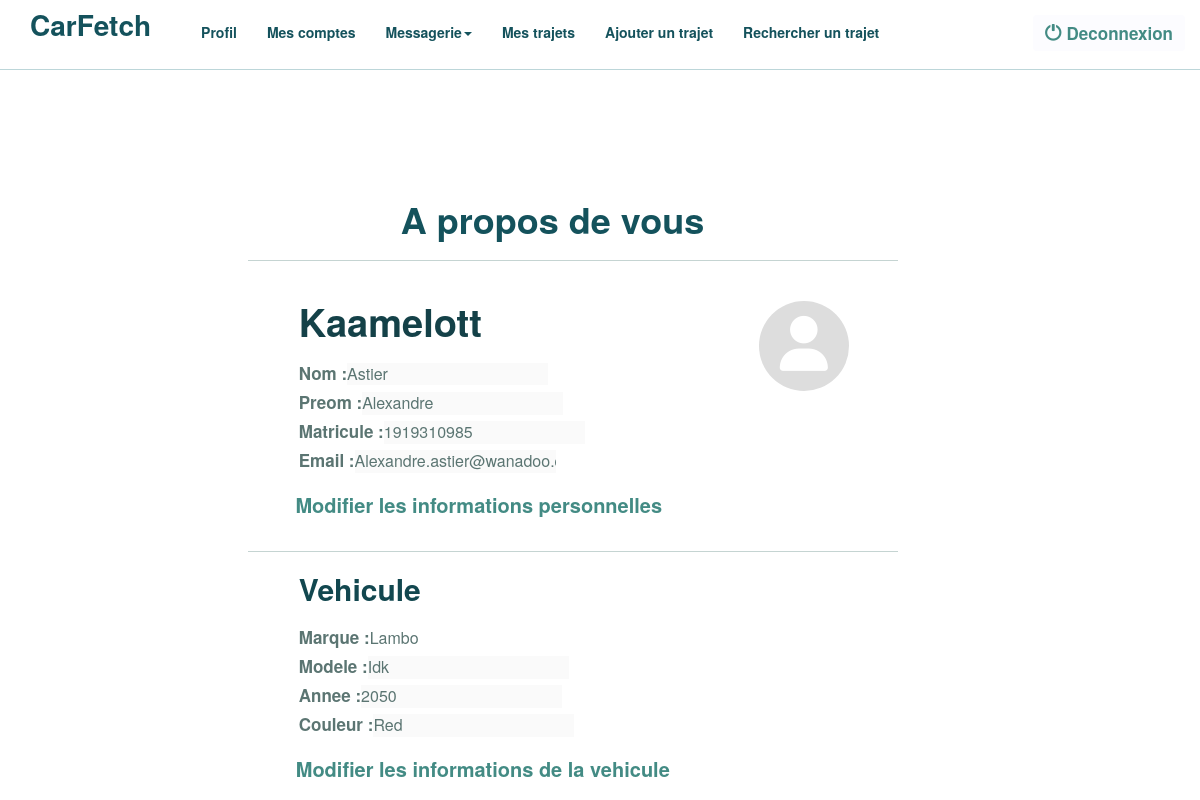
Before: /membre/profil.php (signed in) with the older database file.
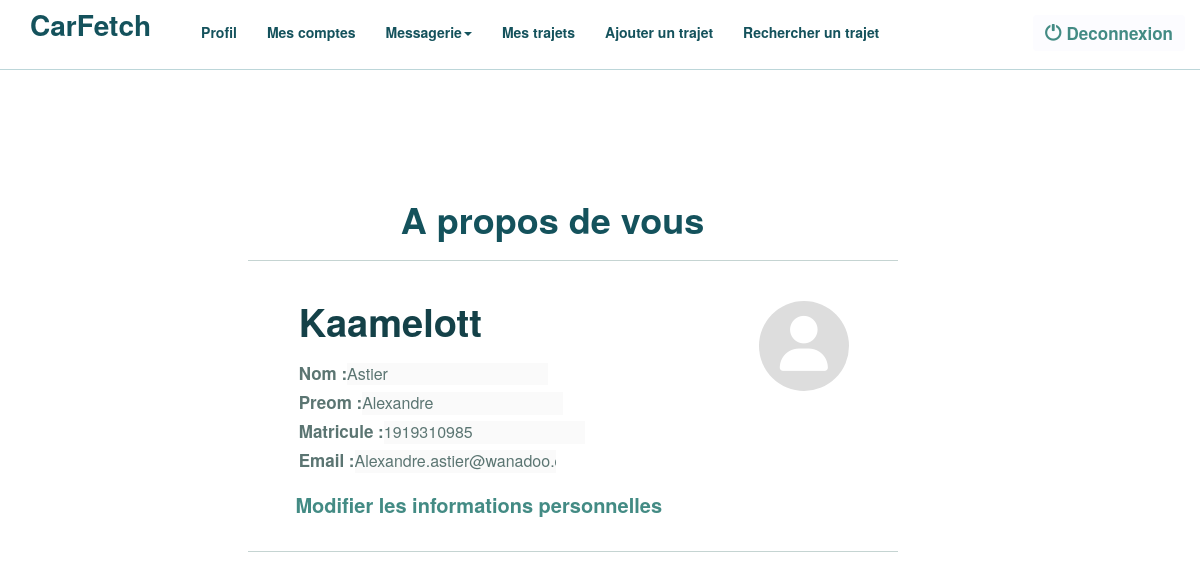
After: the same page with the newer database file.
### tables this page shows
CREATE TABLE user (
  id INTEGER NOT NULL AUTO_INCREMENT,
  password VARCHAR(100) NOT NULL,
  login VARCHAR(45) NOT NULL,
  nom VARCHAR(45) NOT NULL,
  prenom VARCHAR(45) NOT NULL,
  email VARCHAR(45) NOT NULL,
  num_tel VARCHAR(10) NOT NULL,
  matricule VARCHAR(10) NOT NULL,
  compte integer,  
  PRIMARY KEY (id));

CREATE TABLE pilote (
  pilote_user_id INTEGER primary key,
  voiture_id INTEGER NOT NULL, 
  voiture_marque VARCHAR(45) NOT NULL,
  voiture_annee INTEGER NOT NULL,
  voiture_modele VARCHAR(45) NOT NULL,
  voiture_couleur VARCHAR(45) NOT NULL,
  photo LONGTEXT NULL,
  CONSTRAINT fk_pilote_user
    FOREIGN KEY (pilote_user_id)
    REFERENCES user (id)
    ON DELETE NO ACTION 
    ON UPDATE NO ACTION);

### membre/profil.php (the view, shortened to what this page needs)
<?php
$bdd = getBdd();
require '../config/droits.php';
if (!isset($_GET["login"])) {
	$username=$_SESSION["login"];
}
else {
    $username=$_GET["login"];
}
$resultat=$bdd->query("SELECT * from user WHERE login ='".$username."'");
$donnee = $resultat->fetch();
?>
  <div class="profile_page">
    <h1>A propos de vous</h1><hr>
    <div class="name_pic_card">
      <h3><?php echo ucfirst(strtolower($donnee["login"])); ?></h3>
      <div class="userInfo">
        <form  method="post"action="update_profile.php">
            <label for="nom">Nom : </label><input type="text" name ="nom"id="nom" value=<?php echo ucfirst(strtolower($donnee["nom"])); ?>  onchange=verifnom() disabled> <br>
            <label for="prenom">Preom : </label><input type="text" name ="prenom" id="prenom" value=<?php echo ucfirst(strtolower($donnee["prenom"])); ?> onchange=verifprenom() disabled> <br>
            <label for="matricule">Matricule : </label><input type="text" name ="matricule" id="matricule" value=<?php echo ucfirst(strtolower($donnee["matricule"])); ?> onchange=verifmatriculeetudiant() disabled> <br>
            <label for="email">Email : </label><input type="text" name ="email" id="email" value=<?php echo ucfirst(strtolower($donnee["email"])); ?> onchange=veriemail()  disabled> <br>
          </form>
      </div>
      <div class='profilePic'>
        <i class="fa-solid fa-user"></i>
      </div>
    <div class="profileButtons">
      <input type="button" class="enable" value="Modifier les informations personnelles" onclick="enableEdit()">
    </div>
  </div>
  <hr>
<?php
  $resultat2=$bdd->query("SELECT * from pilote WHERE pilote_user_id =".$donnee["id"]);
  $donnee2 = $resultat2->fetch();
  if(!empty($donnee2)){
?>
<div class="car">
  <h2>Vehicule</h2>
  <div class="carInfo">
    <form  method="post" action="update_profile.php">
        <label for="marque">Marque :  </label><input type="text" name="marque" id="marque" value=<?php echo ucfirst(strtolower($donnee2["voiture_marque"])); ?>  onchange=verifmarque()> <br>
        <label for="modele">Modele :  </label><input type="text" name="modele" id="modele" value=<?php echo ucfirst(strtolower($donnee2["voiture_modele"])); ?> disabled onchange=verifmodele()> <br>
        <label for="voiture_annee">Annee : </label><input type="text" name="voiture_annee" id="voiture_annee" value=<?php echo ucfirst(strtolower($donnee2["voiture_annee"])); ?> disabled onchange=verifannee()> <br>
        <label for="voiture_couleur">Couleur : </label><input type="text" name="voiture_couleur" id="voiture_couleur" value=<?php echo ucfirst(strtolower($donnee2["voiture_couleur"])); ?> disabled onchange=verifcouleur()> <br>
    </form>
  </div>
  <div class="carButtons">
      <input type="button" class="enablecar" value="Modifier les informations de la vehicule" onclick="enableEditcar()">
  </div>
</div>
<?php
}
$contenu=ob_get_clean();
gabarit();

### config/droits.php (shortened to what this page needs)
    <?php
function gabarit(){
    global $contenu, $title;
if (!isset($_SESSION['login'])) {
	require '../templates/pages/gabarit_visiteur.php';
}
else if(isset($_SESSION['login'])){
 if(isset($_SESSION['pilote'])){
    if($_SESSION['pilote']){
       require '../templates/pages/gabarit_pilote.php';
    }
    else{
        require '../templates/pages/gabarit_passager.php';
    }
}
else{
   require '../templates/pages/gabarit_passager.php';
}
}
}

### templates/pages/gabarit_pilote.php (shortened to what this page needs)
<!DOCTYPE html>
<html lang="en">
    <head>
        <link rel="stylesheet" href="//maxcdn.bootstrapcdn.com/font-awesome/4.3.0/css/font-awesome.min.css">
        <link href="../templates/css/bootstrap.min.css" rel="stylesheet">
        <link href="../templates/css/adminStyle.css" rel="stylesheet">
        <link href="../templates/css/style2.css" rel="stylesheet">
    </head>
    <body>
    <nav class="navbar navbar-default navbar-fixed-top costum-navbar-style " role="banner" style="background-color:white;">
            <div class="container">
                <div class="navbar-header">
                    <a href="../index.php" class="navbar-brand"><span class = "logonavbar">CarFetch</span></a>
                </div>
                <nav class="collapse navbar-collapse innernav" role="navigation">
                    <ul class="nav navbar-nav costum-nava-style ">
                        <li>
                            <a href="../membre/profil.php">Profil</a>
                        </li>
                        <li>
                            <a href="../membre/mon_compte.php">Mes comptes</a>
                        </li>
                        <li class="dropdown">
                            <a href="#" class="dropdown-toggle"  data-toggle="dropdown">Messagerie<b class="caret"></b></a>
                        </li>
                        <li>
                            <a href="../trajet/mes_trajets.php">Mes trajets</a>
                        </li>
                        <li><a href="../trajet/ajout_trajet.php">Ajouter un trajet</a></li>
                        <li><a href="../trajet/recherche_trajet.php">Rechercher un trajet</a></li>
                    </ul>
                    <ul class="nav navbar-nav navbar-right">
                        <p class="navbar-btn">
                            <a href="../membre/deconnexion.php" class="btn btn-large disc-button  "><i class="glyphicon glyphicon-off"></i> Deconnexion</a>
                        </p>
                    </ul>
                </nav>
            </div>
        </nav>
    <div class="container" >
            <div class="col-md-11">
                <?php echo $contenu; ?>
            </div>
    </div>
</body>
</html>

### templates/css/style2.css (style rules this page uses)
* { padding: 0; margin: 0; }
.col-md-11 h1 { color: #333; font-size: 36px; margin-top: 100px; margin-bottom: 20px; }
.disc-button { background-color: #fcfcff; border: 0; margin-left: 30px; color: #438b84; font-size: 17px; font-weight: 600; }
.navbar-default { border-color: #6ea6ad76; }
.navbar-default .navbar-brand { color: #000000; margin-right: 20px; }
.navbar-default .navbar-nav > li > a { font-weight: 600; color: #14525c; }
.navbar-default .navbar-collapse, .navbar-default .navbar-form { border-color: #f6fafb; }
.logonavbar { color: #14525c; font-size: 28px; font-weight: 600; }
.costum-navbar-style { background-color: #fcfcff; height: 70px; }
.innernav { margin-top: 7px; }
.profile_page { justify-content: center; align-content: center; text-align: center; margin-top: 100px; height: 220px; }
.profile_page h1 { font-weight: 600; font-size: 50; color: #14525c; text-align: center; }
.enable { height: 50px; width: 400px; color: #438b84; font-size: 20px; font-weight: 600; margin-top: 200px; background-color: white; border: 0; border-radius: 10px; margin-left: -20px; }
.name_pic_card { display: block; width: 300px; margin-left: 25%; }
.profile_page hr { border-top: 1px #507c7754 solid; width: 650px; margin-left: 20%; }
.name_pic_card h3 { font-size: 38px; font-weight: 600; color: #144148; position: absolute; }
.userInfo { color: #5b7572; text-align: left; margin-top: 80px; position: absolute; }
.userInfo input { border: 0 solid; font-size: 16px; }
.userInfo label { border: 0 solid; font-size: 17px; }
.name_pic_card i { font-size: 55px; margin-top: 15px; color: #ffffff; }
.profilePic { background-color: #dddddd; width: 90px; height: 90px; border-radius: 100%; margin-top: 20px; margin-left: 460px; position: absolute; }
.car { margin-top: 20px; display: block; width: 300px; margin-left: 25%; }
.car h2 { margin-right: 200px; font-weight: 600; font-size: 42; color: #12474f; }
.carButtons { margin-top: 140px; margin-left: 0px; display: flex; }
.carButtons input { height: 50px; width: 400px; color: #438b84; font-size: 20px; font-weight: 600; position: absolute; background-color: white; border: 0; border-radius: 10px; margin-left: -16px; }
.carInfo { color: #5b7572; text-align: left; margin-top: 10px; position: absolute; }
.carInfo input { border: 0 solid; font-size: 16px; }
.carInfo label { font-size: 17px; }

Changed rows visible on the page:
removed pilote: marque "Lambo", modele "Idk", voiture_annee "2050", voiture_couleur "Red"
Other visible differences:
form field value: "Modifier les informations de la vehicule" → (not shown)
text no longer shown: "Vehicule Marque : Modele : Annee : Couleur :"
